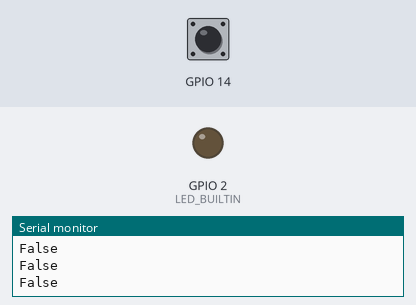
Recording of a program running on a simulated ESP8266 (NodeMCU). Parts: output pins drawn as LEDs (lit = HIGH, except the on-board LED, lit = LOW), the last lines printed to the serial monitor. The test bench sets the inputs (shaded band); at power-on: GPIO 14 HIGH.

Above: at 1.2 s.
1.3 s: GPIO 14 pulled LOW for 0.15 s
At 1.39 s:
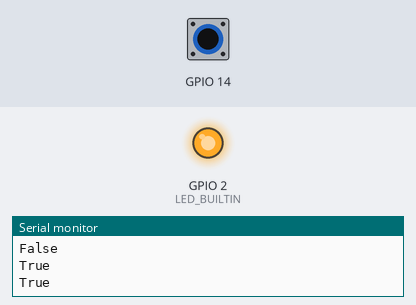
2.9 s: GPIO 14 pulled LOW for 3.2 s
At 7.3 s:
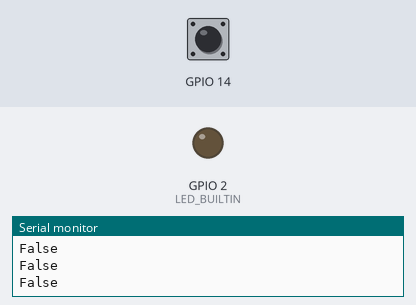
Timing chart, 0 to 8.8 s (numbered marks = the images above; inputs shaded):
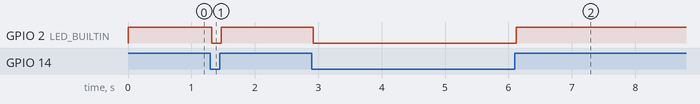

Measured:
- after the input at 1.3 s, GPIO 2 (LED_BUILTIN): HIGH → LOW at once, → HIGH 0.15 s later
- after the input at 2.9 s, GPIO 2 (LED_BUILTIN): HIGH → LOW at once, → HIGH 3.2 s later

The program:

main.cpp
```cpp
#include <Arduino.h>

#ifndef BUTTON_PIN
#error "BUTTON_PIN muss in platformio.ini gesetzt sein"
#endif

// Entprellzeit
static const uint32_t DEBOUNCE_MS = 20;

// Zustand zyklisch wiederholen, damit die PC-Software einen Ausfall erkennt (pttTimeoutMs = 500)
static const uint32_t REPEAT_MS = 100;

static bool stablePressed = false;
static bool lastRawPressed = false;
static uint32_t lastRawChangeAt = 0;
static uint32_t lastSentAt = 0;

static void sendState(bool pressed) {
    // "True" = gedrückt, "False" = losgelassen
    Serial.println(pressed ? "True" : "False");
    lastSentAt = millis();
}

static void showState(bool pressed) {
#if defined(RGB_BUILTIN)
    // ESP32-S3: Onboard-RGB-LED rot, solange gesprochen wird
    neopixelWrite(RGB_BUILTIN, pressed ? 40 : 0, 0, 0);
#elif defined(ESP8266)
    // NodeMCU: blaue LED am ESP-Modul (GPIO 2) ist low-aktiv
    digitalWrite(LED_BUILTIN, pressed ? LOW : HIGH);
#endif
}

void setup() {
    pinMode(BUTTON_PIN, INPUT_PULLUP);
#if defined(ESP8266)
    pinMode(LED_BUILTIN, OUTPUT);
#endif
    Serial.begin(115200);
#if defined(ARDUINO_USB_CDC_ON_BOOT)
    // Natives USB: nicht blockieren, wenn gerade kein Host zuhoert
    Serial.setTxTimeoutMs(0);
#endif
    // Leerzeile trennt die Meldungen vom Boot-Text des ESP8266
    Serial.println();

    stablePressed = digitalRead(BUTTON_PIN) == LOW;
    lastRawPressed = stablePressed;
    showState(stablePressed);
    sendState(stablePressed);
}

void loop() {
    uint32_t now = millis();
    bool rawPressed = digitalRead(BUTTON_PIN) == LOW;

    if (rawPressed != lastRawPressed) {
        lastRawPressed = rawPressed;
        lastRawChangeAt = now;
    }

    // Änderung erst übernehmen, wenn das Signal DEBOUNCE_MS lang stabil ist – dann sofort senden
    if (rawPressed != stablePressed && now - lastRawChangeAt >= DEBOUNCE_MS) {
        stablePressed = rawPressed;
        showState(stablePressed);
        sendState(stablePressed);
    }

    // Lebenszeichen mit aktuellem Zustand
    if (now - lastSentAt >= REPEAT_MS) {
        sendState(stablePressed);
    }

    // Gibt dem ESP8266 Zeit für Hintergrundaufgaben (Watchdog)
    delay(1);
}
```
